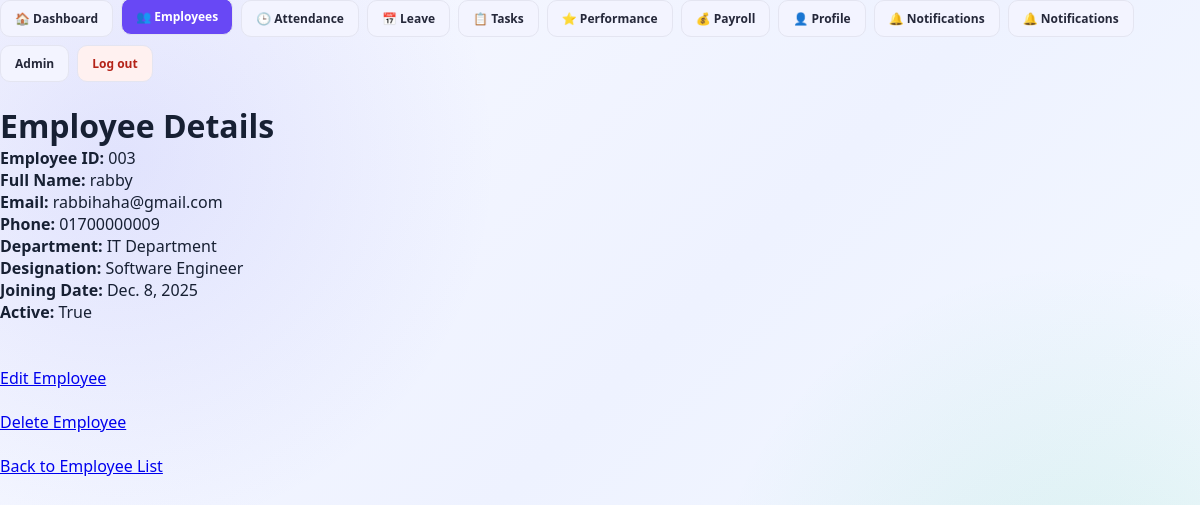
/employees/003/ (signed in), run on the app's committed database.
### core/models.py (models this page shows, shortened)
class Employee(models.Model):
    user = models.OneToOneField(
        User,
        on_delete=models.SET_NULL,
        null=True,
        blank=True,
        related_name='employee_profile'
    )
    employee_id = models.CharField(
        max_length=20,
        unique=True
    )
    full_name = models.CharField(
        max_length=100
    )
    email = models.EmailField(
        unique=True
    )
    phone = models.CharField(
        max_length=20
    )
    department = models.CharField(
        max_length=100
    )
    designation = models.CharField(
        max_length=100
    )
    joining_date = models.DateField()
    monthly_salary = models.DecimalField(
        max_digits=12,
        decimal_places=2,
        default=0
    )
    is_active = models.BooleanField(
        default=True
    )

### core/views.py (the view)
@admin_required
def employee_detail(request, employee_id):
    employee = get_object_or_404(
        Employee,
        employee_id=employee_id
    )
    attendance_records = employee.attendances.all()
    leave_records = employee.leaves.all()
    task_records = employee.tasks.all()
    performance_records = (
        employee.performance_records.all()
    )
    total_attendance = attendance_records.count()
    present_days = attendance_records.filter(
        status__in=['present', 'late']
    ).count()
    absent_days = attendance_records.filter(
        status='absent'
    ).count()
    half_days = attendance_records.filter(
        status='half_day'
    ).count()
    if total_attendance > 0:
        attendance_percentage = round(
            (
                (
                    present_days
                    + (half_days * 0.5)
                )
                / total_attendance
            ) * 100,
            2
        )
    else:
        attendance_percentage = 0
    total_tasks = task_records.count()
    completed_tasks = task_records.filter(
        status='completed'
    ).count()
    if total_tasks > 0:
        task_completion_percentage = round(
            (
                completed_tasks /
                total_tasks
            ) * 100,
            2
        )
    else:
        task_completion_percentage = 0
    average_performance = (
        performance_records.aggregate(
            average=Avg('overall_score')
        )['average']
    )
    if average_performance is None:
        average_performance = 0
    context = {
        'employee': employee,
        'attendance_records': attendance_records,
        'leave_records': leave_records,
        'task_records': task_records,
        'performance_records': performance_records,
        'total_attendance': total_attendance,
        'present_days': present_days,
        'absent_days': absent_days,
        'half_days': half_days,
        'attendance_percentage': attendance_percentage,
        'total_tasks': total_tasks,
        'completed_tasks': completed_tasks,
        'task_completion_percentage': (
            task_completion_percentage
        ),
        'average_performance': round(
            float(average_performance),
            2
        ),
        'remaining_leave': 0,
    }
    return render(
        request,
        'core/employee_detail.html',
        context
    )

### core/context_processors.py (called while the page is built)
def workpulse_notifications(request):
    if not request.user.is_authenticated:
        return {}
    notifications = Notification.objects.filter(recipient=request.user)
    return {
        'unread_notifications': notifications.filter(read_at__isnull=True)[:5],
        'unread_notification_count': notifications.filter(read_at__isnull=True).count(),
    }

### core/views.py (called while the page is built)
def admin_required(view):
    return never_cache(user_passes_test(
        lambda user: user.is_authenticated and user.is_staff,
        login_url='admin_login',
    )(view))

### core/templates/core/employee_detail.html (shortened to what this page needs)
{% load static %}
<!DOCTYPE html>
<html>
<head>
    <link rel="stylesheet" href="{% static 'core/css/style.css' %}">
</head>
<body>
{% include 'core/navigation.html' %}
    <h1>Employee Details</h1>
    <p><strong>Employee ID:</strong> {{ employee.employee_id }}</p>
    <p><strong>Full Name:</strong> {{ employee.full_name }}</p>
    <p><strong>Email:</strong> {{ employee.email }}</p>
    <p><strong>Phone:</strong> {{ employee.phone }}</p>
    <p><strong>Department:</strong> {{ employee.department }}</p>
    <p><strong>Designation:</strong> {{ employee.designation }}</p>
    <p><strong>Joining Date:</strong> {{ employee.joining_date }}</p>
    <p><strong>Active:</strong> {{ employee.is_active }}</p>
    <br>
    <br>
<a href="{% url 'employee_edit' employee.employee_id %}">Edit Employee</a>
<br><br>
<a href="{% url 'employee_delete' employee.employee_id %}">Delete Employee</a>
<br><br>
<a href="{% url 'employee_list' %}">Back to Employee List</a>
</body>
</html>

### core/static/core/css/style.css (style rules this page uses)
* { margin: 0; padding: 0; box-sizing: border-box; }
html { scroll-behavior: smooth; }
body { font-family: "Segoe UI", Arial, sans-serif; min-height: 100vh; color: #172033; overflow-x: hidden; background: radial-gradient(circle at 10% 20%, rgba(99,102,241,.14), transparent 30%), radial-gradient(circle at 90% 80%, rgba(16,185,129,.12), transparent 30%), linear-gradient(135deg, #f8f9ff, #eef2ff 50%, #f5fbff); }

### data on the page
Employee: employee_id "003", full_name "rabby", email "rabbihaha@gmail.com", phone "01700000009", department "IT Department", designation "Software Engineer", joining_date "Dec. 8, 2025", is_active "True"
